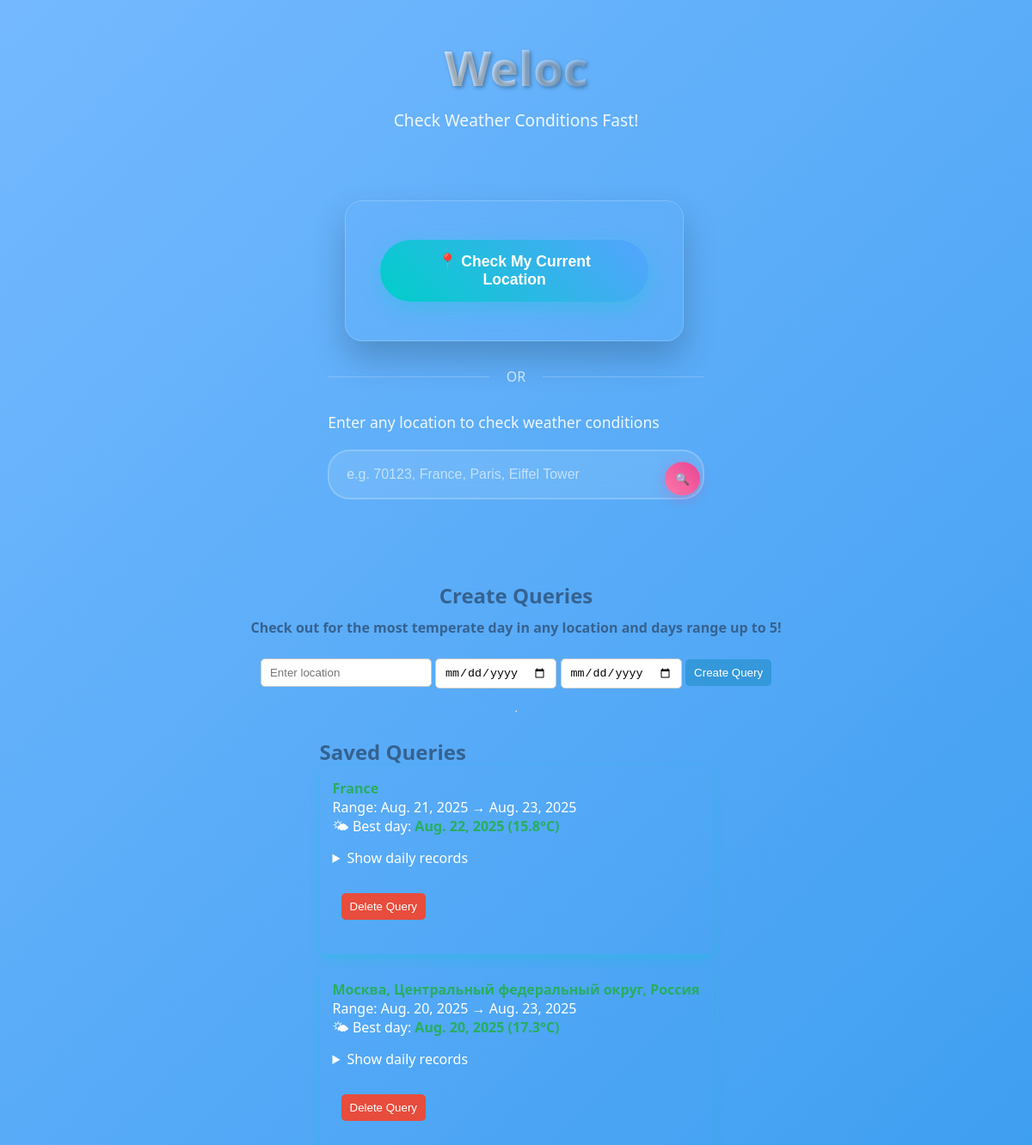
The page / on the database its author committed.
### weather/models.py (models this page shows, shortened)
class WeatherQuery(models.Model):
  location = models.ForeignKey(Location, on_delete=models.CASCADE, related_name='queries')
  start_date = models.DateField()
  end_date = models.DateField()
  created_at = models.DateTimeField(default=timezone.now)
  requester = models.CharField(max_length=150, blank=True)  # optional: username/email
  raw_response = models.JSONField(null=True, blank=True)  # Full API response (audit)
  notes = models.TextField(blank=True)
  class Meta:
    indexes = [
      models.Index(fields=['start_date','end_date']),
    ]

class Location(models.Model):
  name = models.CharField(max_length=200, db_index=True)
  display_name = models.CharField(max_length=400, blank=True)
  latitude = models.FloatField()
  longitude = models.FloatField()
  country = models.CharField(max_length=100, blank=True)
  geocoded_at = models.DateTimeField(auto_now_add=True)

class WeatherRecord(models.Model):
  location = models.ForeignKey(Location, on_delete=models.CASCADE, related_name='weather_records')
  date = models.DateField(db_index=True)
  temp_c = models.FloatField(null=True, blank=True)
  temp_f = models.FloatField(null=True, blank=True)
  description = models.CharField(max_length=200, blank=True)
  source_query = models.ForeignKey(WeatherQuery, on_delete=models.SET_NULL, null=True, blank=True)
  created_at = models.DateTimeField(auto_now_add=True)
  class Meta:
    unique_together = ('location','date')
    indexes = [
      models.Index(fields=['location','date']),
    ]

### weather/views.py (the view)
# urls.py: path('', views.home, name='home'),
@ensure_csrf_cookie
@require_http_methods(["GET"])
def home(request):
    context = build_home_context()
    return render(request, 'weather/home.html', context)

### weather/views.py (called while the page is built)
def build_home_context():
  queries = WeatherQuery.objects.select_related('location').order_by('-created_at')
  queries_with_best = []
  for q in queries:
    records = list(WeatherRecord.objects.filter(source_query=q).order_by('date'))
    best_day = None
    best_temp = None
    if records:
      valid_records = [r for r in records if r.temp_c is not None]
      if valid_records:
        best_rec = min(valid_records, key=lambda r: abs((r.temp_c or 0) - COMFORT_TEMP))
        best_day = best_rec.date
        best_temp = best_rec.temp_c
    queries_with_best.append({
      'query': q,
      'best_day': best_day,
      'best_temp': best_temp,
      'records': records,
    })
  return {'queries_with_best': queries_with_best}

### weather/templates/weather/home.html (shortened to what this page needs)
{% load static %}
<!DOCTYPE html>
<html>
  <head>
    <link rel="stylesheet" href="{% static 'weather/home.css' %}">
  </head>
  <body>
    <div class="header">
      <h1>Weloc</h1>
      <h3>Check Weather Conditions Fast!</h3>
    </div>
    <div class="location-section">
      <div class="container">
        <button class="location-btn" id="locationBtn">
            📍 Check My Current Location
        </button>
      </div>
      <div class="divider">
          <span>OR</span>
      </div>
      <div class="search-section">
          <label class="search-label">Enter any location to check weather conditions</label>
          <div class="search-container">
              <input type="text" class="search-input" id="searchInput"
                    placeholder="e.g. 70123, France, Paris, Eiffel Tower">
              <button class="search-btn" id="searchBtn">🔍</button>
          </div>
      </div>
    </div>
    <h2>Create Queries</h2>
    <h4 style="color: #356290; margin-top: 10px;">Check out for the most temperate day in any location and days range up to 5!</h4>
    <form method="POST" action="{% url 'weather:create_query' %}">
      <input type="text" name="location" placeholder="Enter location" required>
      <input type="date" name="start_date" required>
      <input type="date" name="end_date" required>
      <button type="submit">Create Query</button>
    </form>
    <hr>
    <section id="savedQueries">
      <h2>Saved Queries</h2>
      {% if queries_with_best %}
        <ul>
          {% for item in queries_with_best %}
            {% with q=item.query %}
            <li>
              <strong>{{ q.location.display_name }}</strong>
              <div>Range: {{ q.start_date }} → {{ q.end_date }}</div>
              {% if item.best_day %}
                <div>
                  🌤 Best day:
                  <strong>{{ item.best_day }} ({{ item.best_temp }}°C)</strong>
                </div>
              {% else %}
                <div>No temperature data available.</div>
              {% endif %}
              <details>
                <summary>Show daily records</summary>
              </details>
              <form method="POST" action="{% url 'weather:delete_query' q.id %}">
                <button type="submit" class="delete-btn">Delete Query</button>
              </form>
            </li>
            {% endwith %}
          {% endfor %}
        </ul>
      {% else %}
        <p>No saved queries yet.</p>
      {% endif %}
    </section>
  </body>
</html>

### weather/static/weather/home.css (style rules this page uses)
* { margin: 0; padding: 0; box-sizing: border-box; }
body { font-family: 'Segoe UI', Tahoma, Geneva, Verdana, sans-serif; background: linear-gradient(135deg, #74b9ff 0%, #0984e3 50%, #2d3436 100%); min-height: 100vh; display: flex; flex-direction: column; align-items: center; color: white; overflow-x: hidden; }
.header { text-align: center; margin: 40px 20px; animation: fadeInDown 1s ease-out; }
.header h1 { font-size: 3.5rem; font-weight: 700; margin-bottom: 10px; text-shadow: 2px 2px 4px rgba(0,0,0,0.3); background: linear-gradient(45deg, #fff, #74b9ff); -webkit-background-clip: text; -webkit-text-fill-color: transparent; background-clip: text; }
.header h3 { font-size: 1.2rem; font-weight: 300; opacity: 0.9; margin-bottom: 20px; }
.container { backdrop-filter: blur(20px); border-radius: 20px; border: 1px solid rgba(255, 255, 255, 0.2); padding: 40px; width: 90%; max-width: 500px; margin: 20px; box-shadow: 0 20px 40px rgba(0,0,0,0.2); animation: fadeInUp 1s ease-out 0.3s both; }
.location-section { margin-bottom: 30px; }
.location-btn { background: linear-gradient(45deg, #00cec9, #55a3ff); border: none; color: white; padding: 15px 30px; font-size: 1.1rem; font-weight: 600; border-radius: 50px; cursor: pointer; width: 100%; transition: all 0.3s ease; box-shadow: 0 8px 25px rgba(0,206,201,0.3); position: relative; overflow: hidden; }
.location-btn::before { content: ''; position: absolute; top: 0; left: -100%; width: 100%; height: 100%; background: linear-gradient(90deg, transparent, rgba(255,255,255,0.2), transparent); transition: left 0.5s; }
.divider { display: flex; align-items: center; margin: 30px 0; opacity: 0.7; }
.divider::before, .divider::after { content: ''; flex: 1; height: 1px; background: rgba(255,255,255,0.3); }
.divider span { padding: 0 20px; font-weight: 500; }
.search-section { margin-bottom: 30px; }
.search-label { display: block; font-size: 1.1rem; font-weight: 500; margin-bottom: 15px; opacity: 0.9; }
.search-container { position: relative; }
.search-input { width: 100%; padding: 18px 50px 18px 20px; font-size: 1rem; border: 2px solid rgba(255,255,255,0.2); border-radius: 25px; background: rgba(255,255,255,0.1); color: white; backdrop-filter: blur(10px); transition: all 0.3s ease; outline: none; }
.search-input::placeholder { color: rgba(255,255,255,0.6); }
.search-btn { position: absolute; right: 5px; top: 50%; transform: translateY(-50%); background: linear-gradient(45deg, #fd79a8, #e84393); border: none; color: white; padding: 12px; border-radius: 50%; cursor: pointer; transition: all 0.3s ease; box-shadow: 0 4px 15px rgba(232,67,147,0.3); }
h2 { margin-top: 30px; color: #356290; }
form { margin: 10px 0; padding: 10px; background: transparent; border-radius: 8px; }
input, button { padding: 8px 10px; margin: 5px 0; border: 1px solid #ccc; border-radius: 5px; }
button { background: #3498db; color: white; border: none; cursor: pointer; transition: background 0.2s ease; }
ul { background: transparent; list-style: none; padding: 0; }
li { background: transparent; margin-bottom: 15px; padding: 15px; border-radius: 8px; box-shadow: 0 5px 12px rgba(0,206,201,0.3); }
strong { color: #27ae60; }
details { margin-top: 10px; }
.delete-btn { background: #e74c3c; margin-top: 10px; }

### rows shown on the page
WeatherQuery: query.location.display_name "France", query.start_date "Aug. 21, 2025", query.end_date "Aug. 23, 2025", best_day "Aug. 22, 2025", best_temp "15.8"
WeatherQuery: query.location.display_name "Москва, Центральный федеральный округ, Россия", query.start_date "Aug. 20, 2025", query.end_date "Aug. 23, 2025", best_day "Aug. 20, 2025", best_temp "17.3"
